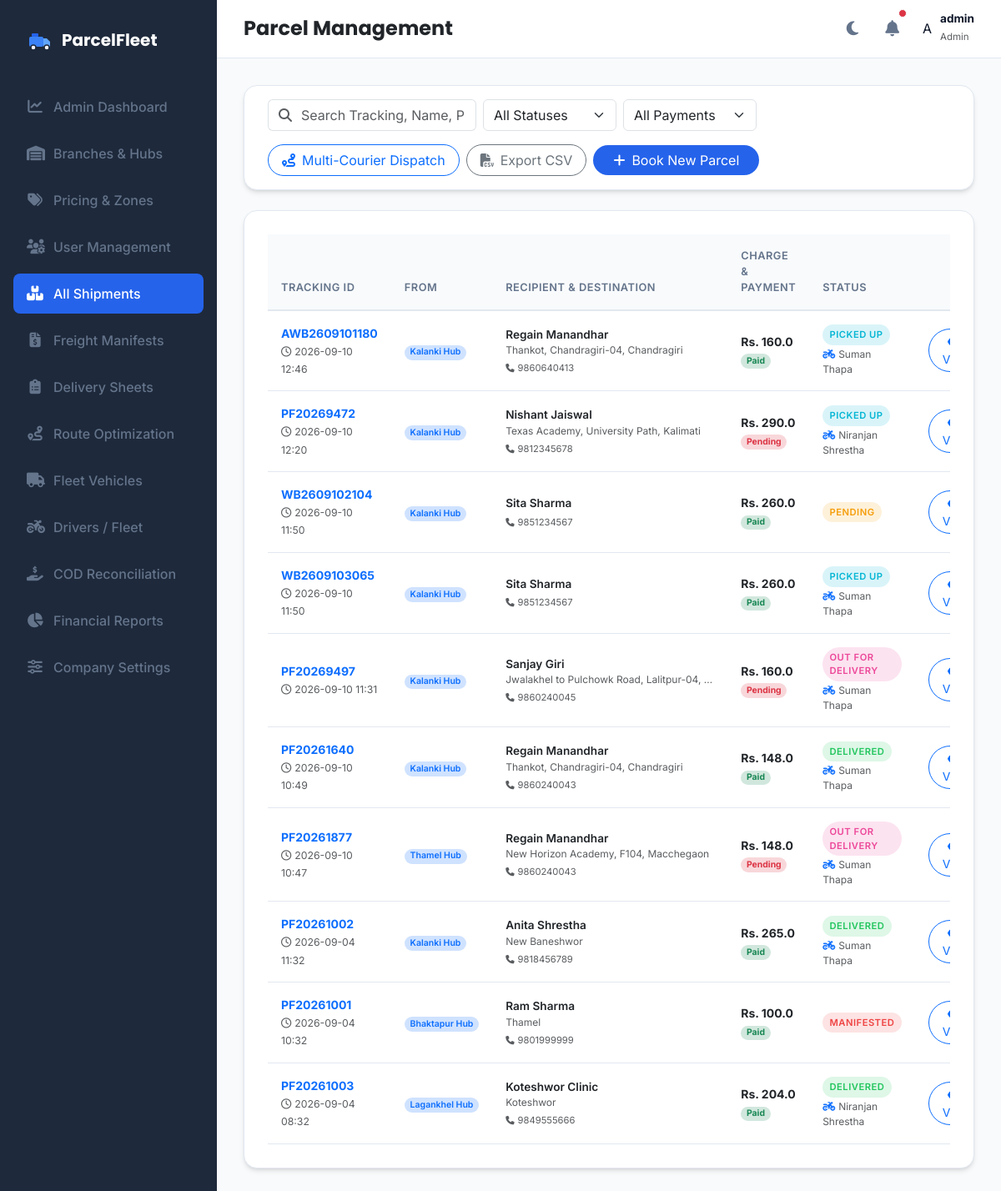
The app's page /admin/parcels (signed in), older data.
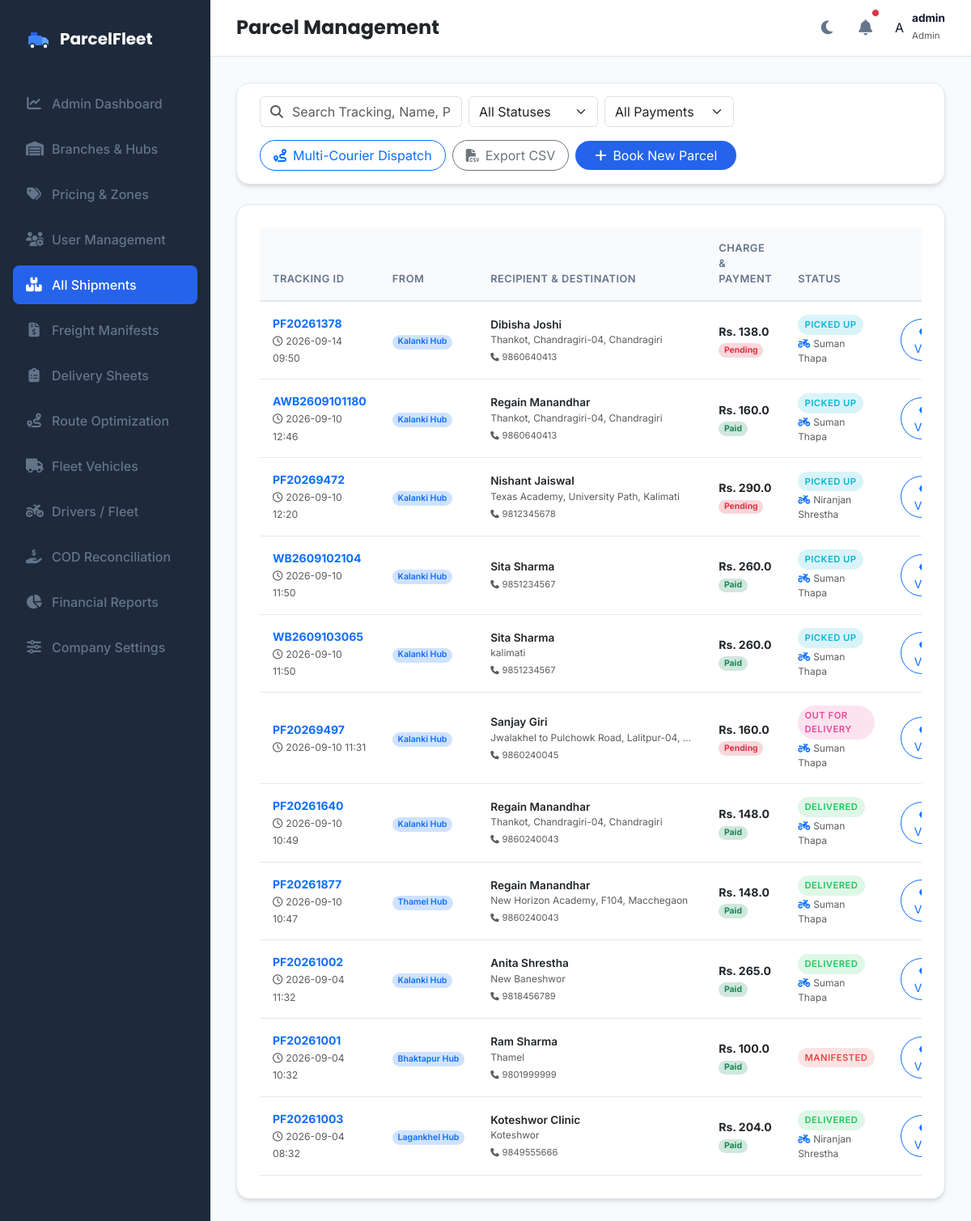
The same page, newer data.
### models.py (models this page shows, shortened)
class Parcel(db.Model):
    __tablename__ = 'parcels'
    id = db.Column(db.Integer, primary_key=True)
    tracking_id = db.Column(db.String(50), unique=True, nullable=False)
    sender_name = db.Column(db.String(100), nullable=False)
    sender_phone = db.Column(db.String(20), nullable=False)
    receiver_name = db.Column(db.String(100), nullable=False)
    receiver_phone = db.Column(db.String(20), nullable=False)
    pickup_address = db.Column(db.String(100), nullable=False)
    delivery_address = db.Column(db.String(100), nullable=False)
    pickup_hub = db.Column(db.String(100), nullable=True)
    delivery_hub = db.Column(db.String(100), nullable=True)
    pickup_latitude = db.Column(db.Float, nullable=False, default=27.7154)
    pickup_longitude = db.Column(db.Float, nullable=False, default=85.3123)
    delivery_latitude = db.Column(db.Float, nullable=False, default=27.6915)
    delivery_longitude = db.Column(db.Float, nullable=False, default=85.3331)
    parcel_type = db.Column(db.String(50), nullable=False)
    weight = db.Column(db.Float, nullable=False)
    length = db.Column(db.Float, nullable=False, default=10.0)
    width = db.Column(db.Float, nullable=False, default=10.0)
    height = db.Column(db.Float, nullable=False, default=10.0)
    status = db.Column(db.String(30), default='Pending')  # 'Pending', 'Assigned', 'Manifested', 'Picked Up', 'In Transit', 'Out For Delivery', 'Delivered', 'Failed Delivery', 'Returned', 'Cancelled'
    delivery_charge = db.Column(db.Float, nullable=False, default=0.0)
    payment_status = db.Column(db.String(20), default='Pending')  # 'Pending', 'Paid', 'COD'
    assigned_driver_id = db.Column(db.Integer, db.ForeignKey('drivers.id'), nullable=True)
    service_type = db.Column(db.String(50), nullable=False, default='Standard')  # 'Standard', 'Express', 'Air', 'Surface'
    cod_amount = db.Column(db.Float, default=0.0)
    customer_id = db.Column(db.Integer, db.ForeignKey('customer_profiles.id'), nullable=True)
    hub_id = db.Column(db.Integer, db.ForeignKey('hubs.id'), nullable=True)
    merchandise_id = db.Column(db.Integer, db.ForeignKey('merchandise.id'), nullable=True)
    manifest_id = db.Column(db.Integer, db.ForeignKey('manifests.id'), nullable=True)
    expected_delivery_date = db.Column(db.DateTime, nullable=True)
    pickup_image = db.Column(db.String(255), nullable=True)
    delivery_image = db.Column(db.String(255), nullable=True)
    delivery_attempts = db.Column(db.Integer, default=0)
    failed_reason = db.Column(db.String(255), nullable=True)
    special_tags = db.Column(db.String(255), nullable=True)
    created_at = db.Column(db.DateTime, default=datetime.utcnow)
    delivered_at = db.Column(db.DateTime, nullable=True)
    delivery_notes = db.Column(db.Text, nullable=True)
    customer_signature = db.Column(db.Text, nullable=True)
    history = db.relationship('TrackingHistory', backref='parcel', cascade="all, delete-orphan", order_by="TrackingHistory.timestamp.asc()")
    notifications = db.relationship('NotificationLog', backref='parcel', cascade="all, delete-orphan", order_by="NotificationLog.timestamp.asc()")

class Driver(db.Model):
    __tablename__ = 'drivers'
    id = db.Column(db.Integer, primary_key=True)
    user_id = db.Column(db.Integer, db.ForeignKey('users.id'), nullable=True)
    name = db.Column(db.String(100), nullable=False)
    phone = db.Column(db.String(20), nullable=False, unique=True)
    email = db.Column(db.String(100), nullable=True, unique=True)
    vehicle_number = db.Column(db.String(50), nullable=False)  # Kept for backward compatibility
    availability = db.Column(db.String(20), default='Available')  # 'Available', 'On Delivery', 'Offline', 'On Break'
    latitude = db.Column(db.Float, nullable=False, default=27.7172)  # Default Kathmandu Coordinates
    longitude = db.Column(db.Float, nullable=False, default=85.3240)
    completed_deliveries = db.Column(db.Integer, default=0)
    average_delivery_time = db.Column(db.Float, default=0.0)  # In minutes
    employee_code = db.Column(db.String(50), unique=True, nullable=True)
    address = db.Column(db.String(255), nullable=True)
    license_number = db.Column(db.String(50), nullable=True)
    license_expiry = db.Column(db.DateTime, nullable=True)
    joining_date = db.Column(db.DateTime, default=datetime.utcnow)
    assigned_vehicle_id = db.Column(db.Integer, db.ForeignKey('vehicles.id'), nullable=True)
    emergency_contact = db.Column(db.String(50), nullable=True)
    status = db.Column(db.String(30), default='Available')  # 'Available', 'Delivering', 'Off Duty', 'On Leave'
    hub_id = db.Column(db.Integer, db.ForeignKey('hubs.id'), nullable=True)
    rating = db.Column(db.Float, default=5.0)
    remarks = db.Column(db.Text, nullable=True)
    total_deliveries = db.Column(db.Integer, default=0)
    successful_deliveries = db.Column(db.Integer, default=0)
    failed_deliveries = db.Column(db.Integer, default=0)
    parcels = db.relationship('Parcel', backref='assigned_driver', foreign_keys="Parcel.assigned_driver_id")
    assignments = db.relationship('Assignment', backref='driver', cascade="all, delete-orphan")

### app.py (the view)
@app.route('/admin/parcels')
@login_required
def manage_parcels():
    if current_user.role not in ['admin', 'hub_admin', 'booking_staff', 'warehouse_staff', 'dispatcher', 'delivery_staff', 'branch_staff']:
        return redirect(url_for('index'))
    hub_name = get_current_hub_name()
    if hub_name:
        parcels = Parcel.query.filter((Parcel.pickup_hub == hub_name) | (Parcel.delivery_hub == hub_name)).order_by(Parcel.created_at.desc()).all()
    else:
        parcels = Parcel.query.order_by(Parcel.created_at.desc()).all()
    drivers = Driver.query.all()
    hubs = Hub.query.all()
    return render_template('parcels.html', active_page='parcels', parcels=parcels, drivers=drivers, hubs=hubs, hub_name=hub_name)

### app.py (called while the page is built)
@login_manager.user_loader
def load_user(user_id):
    return User.query.get(int(user_id))

def get_current_hub_name():
    if not current_user.is_authenticated:
        return None
    if current_user.role in ['hub_admin', 'branch_manager', 'booking_staff', 'warehouse_staff', 'dispatcher', 'branch_staff']:
        profile = HubAdmin.query.filter_by(user_id=current_user.id).first()
        if profile and profile.hub:
            return profile.hub.name
    return None

### templates/parcels.html (shortened to what the changed rows need)
{% extends "base.html" %}
{% block content %}
<div class="premium-card">
    <div class="table-responsive">
        <table class="table premium-table">
            <thead>
                <tr>
                    <th>Tracking ID</th>
                    <th>From</th>
                    <th>Recipient & Destination</th>
                    <th>Charge & Payment</th>
                    <th>Status</th>
                    <th class="no-print text-end">Actions</th>
                </tr>
            </thead>
            <tbody>
                {% if not parcels %}
                <tr>
                    <td colspan="6" class="text-center text-muted py-4">No shipments found.</td>
                </tr>
                {% else %}
                {% for p in parcels %}
                <tr data-status="{{ p.status }}" data-payment="{{ p.payment_status }}">
                    <td>
                        <a href="{{ url_for('parcel_details', id=p.id) }}" class="fw-bold text-primary text-decoration-none d-block">{{ p.tracking_id }}</a>
                        <small class="text-muted"><i class="far fa-clock me-1"></i>{{ p.created_at.strftime('%Y-%m-%d %H:%M') }}</small>
                    </td>
                    <td>
                        <span class="badge bg-primary-subtle text-primary border-0 rounded-pill fw-semibold">{{ p.pickup_hub }} Hub</span>
                    </td>
                    <td>
                        <div class="text-dark fw-semibold" style="font-size: 0.85rem;">{{ p.receiver_name }}</div>
                        <div class="text-muted" style="font-size: 0.75rem; text-overflow: ellipsis; white-space: nowrap; overflow: hidden; max-width: 250px;" title="{{ p.delivery_address }}">{{ p.delivery_address }}</div>
                        <small class="text-muted" style="font-size: 0.7rem;"><i class="fas fa-phone me-1" style="font-size: 0.65rem;"></i>{{ p.receiver_phone }}</small>
                    </td>
                    <td>
                        <div class="fw-bold text-dark">Rs. {{ p.delivery_charge }}</div>
                        <span class="badge bg-{% if p.payment_status == 'Paid' %}success-subtle text-success{% elif p.payment_status == 'COD' %}warning-subtle text-warning{% else %}danger-subtle text-danger{% endif %} border-0 rounded-pill" style="font-size: 0.65rem;">
                            {{ p.payment_status }}
                        </span>
                    </td>
                    <td>
                        <span class="status-badge {% if p.status == 'Pending' %}badge-pending{% elif p.status == 'Assigned' %}badge-assigned{% elif p.status == 'Picked Up' %}badge-pickedup{% elif p.status == 'In Transit' %}badge-intransit{% elif p.status == 'Out For Delivery' %}badge-outfordelivery{% elif p.status == 'Delivered' %}badge-delivered{% else %}badge-cancelled{% endif %}" style="font-size: 0.7rem;">
                            {{ p.status }}
                        </span>
                        {% if p.assigned_driver %}
                        <div class="text-muted" style="font-size: 0.75rem; margin-top: 2px;">
                            <i class="fas fa-motorcycle me-1 text-primary"></i>{{ p.assigned_driver.name }}
                        </div>
                        {% endif %}
                    </td>
                    <td class="no-print text-end">
                        <div class="d-flex justify-content-end gap-1">
                            <a class="btn btn-sm btn-outline-primary rounded-pill px-3" href="{{ url_for('parcel_details', id=p.id) }}">
                                <i class="fas fa-eye me-1"></i>View
                            </a>
                        </div>
                    </td>
                </tr>
                {% endfor %}
                {% endif %}
            </tbody>
        </table>
    </div>
</div>
{% endblock %}

Row changes from the older to the newer data that the page shows:
added Parcel: tracking_id "PF20261378", created_at "2026-09-14 09:50", pickup_hub "Kalanki", receiver_name "Dibisha Joshi", delivery_address "Thankot, Chandragiri-04, Chandragiri", receiver_phone "9860640413", delivery_charge "138.0", payment_status "Pending", status "PICKED UP", assigned_driver.name "Suman Thapa"
changed Parcel "WB2609102104": status "PENDING" → "PICKED UP"; assigned_driver.name (not shown) → "Suman Thapa"
changed Parcel "WB2609103065": delivery_address (not shown) → "kalimati"
changed Parcel "PF20261877": payment_status "Pending" → "Paid"; status "OUT FOR DELIVERY" → "DELIVERED"
